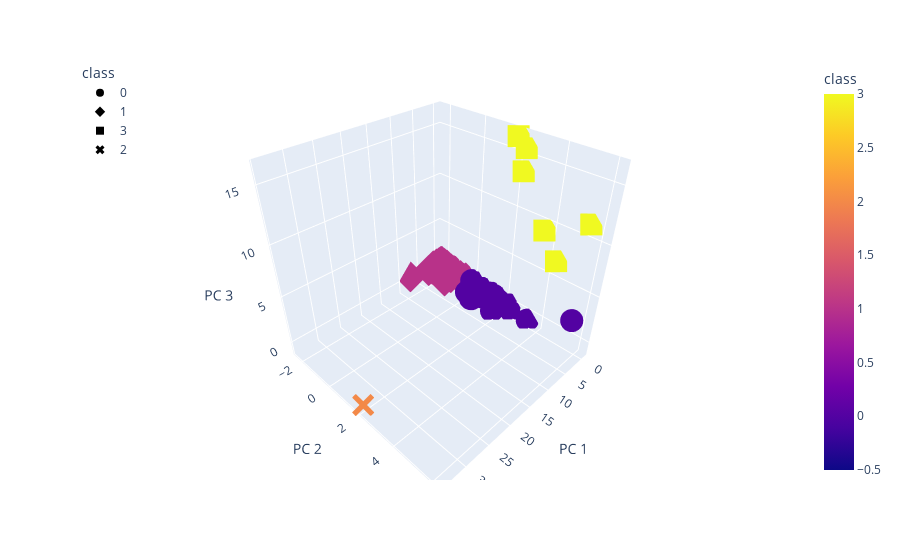

Here is the notebook cell this chart was saved with:
### Markdown cell above
### Visualizing Results

#### 3D-Scatter with Clusters

### Code cell
# Create a 3D-Scatter with the PCA data and the clusters
fig = px.scatter_3d(
    df_merged,
    x="PC 1",
    y="PC 2",
    z="PC 3",
    hover_name='CoinName',
    hover_data= ['Algorithm'],
    color="class",
    symbol="class",
)
fig.update_layout(legend=dict(x=0, y=1))
fig.show()

### Figure 1 — Plotly figure (JSON) as saved in the notebook; plotly's stock layout.template omitted (floating-point values rounded to 4 significant figures; data arrays with more than 128 entries replaced by an {"elided": "..."} marker saying what was removed)
{"data": [{"customdata": {"elided": "288x1 str values"}, "hovertemplate": "<b>%{hovertext}</b><br><br>class=%{marker.color}<br>PC 1=%{x}<br>PC 2=%{y}<br>PC 3=%{z}<br>Algorithm=%{customdata[0]}<extra></extra>", "hovertext": {"elided": "288 str values"}, "legendgroup": "0", "marker": {"color": {"elided": "288 int values"}, "coloraxis": "coloraxis", "symbol": "circle"}, "mode": "markers", "name": "0", "scene": "scene", "showlegend": true, "type": "scatter3d", "x": {"elided": "288 float values"}, "y": {"elided": "288 float values"}, "z": {"elided": "288 float values"}}, {"customdata": {"elided": "238x1 str values"}, "hovertemplate": "<b>%{hovertext}</b><br><br>class=%{marker.color}<br>PC 1=%{x}<br>PC 2=%{y}<br>PC 3=%{z}<br>Algorithm=%{customdata[0]}<extra></extra>", "hovertext": {"elided": "238 str values"}, "legendgroup": "1", "marker": {"color": {"elided": "238 int values"}, "coloraxis": "coloraxis", "symbol": "diamond"}, "mode": "markers", "name": "1", "scene": "scene", "showlegend": true, "type": "scatter3d", "x": {"elided": "238 float values"}, "y": {"elided": "238 float values"}, "z": {"elided": "238 float values"}}, {"customdata": [["Proof-of-BibleHash"], ["SHA-256 + Hive"], ["Proof-of-Authority"], ["ECC 256K1"], ["SHA3-256"], ["Leased POS"]], "hovertemplate": "<b>%{hovertext}</b><br><br>class=%{marker.color}<br>PC 1=%{x}<br>PC 2=%{y}<br>PC 3=%{z}<br>Algorithm=%{customdata[0]}<extra></extra>", "hovertext": ["BiblePay", "LitecoinCash", "Poa Network", "Acute Angle Cloud", "Fiii", "Waves"], "legendgroup": "3", "marker": {"color": [3, 3, 3, 3, 3, 3], "coloraxis": "coloraxis", "symbol": "square"}, "mode": "markers", "name": "3", "scene": "scene", "showlegend": true, "type": "scatter3d", "x": [-0.1972, -0.3764, -0.3817, -0.3304, -0.5871, -0.3953], "y": [3.671, 4.386, 2.337, 1.944, 5.569, 2.368], "z": [9.297, 6.903, 13.64, 16.35, 11.37, 15.6]}, {"customdata": [["TRC10"]], "hovertemplate": "<b>%{hovertext}</b><br><br>class=%{marker.color}<br>PC 1=%{x}<br>PC 2=%{y}<br>PC 3=%{z}<br>Algorithm=%{customdata[0]}<extra></extra>", "hovertext": ["BitTorrent"], "legendgroup": "2", "marker": {"color": [2], "coloraxis": "coloraxis", "symbol": "x"}, "mode": "markers", "name": "2", "scene": "scene", "showlegend": true, "type": "scatter3d", "x": [34.08], "y": [1.942], "z": [-0.8206]}], "layout": {"autosize": true, "coloraxis": {"colorbar": {"title": {"text": "class"}}, "colorscale": [[0, "#0d0887"], [0.1111, "#46039f"], [0.2222, "#7201a8"], [0.3333, "#9c179e"], [0.4444, "#bd3786"], [0.5556, "#d8576b"], [0.6667, "#ed7953"], [0.7778, "#fb9f3a"], [0.8889, "#fdca26"], [1, "#f0f921"]]}, "legend": {"title": {"text": "class"}, "tracegroupgap": 0, "x": 0, "y": 1}, "margin": {"t": 60}, "scene": {"aspectmode": "auto", "aspectratio": {"x": 1, "y": 1, "z": 1}, "domain": {"x": [0, 1], "y": [0, 1]}, "xaxis": {"title": {"text": "PC 1"}, "type": "linear"}, "yaxis": {"title": {"text": "PC 2"}, "type": "linear"}, "zaxis": {"title": {"text": "PC 3"}, "type": "linear"}}}}
